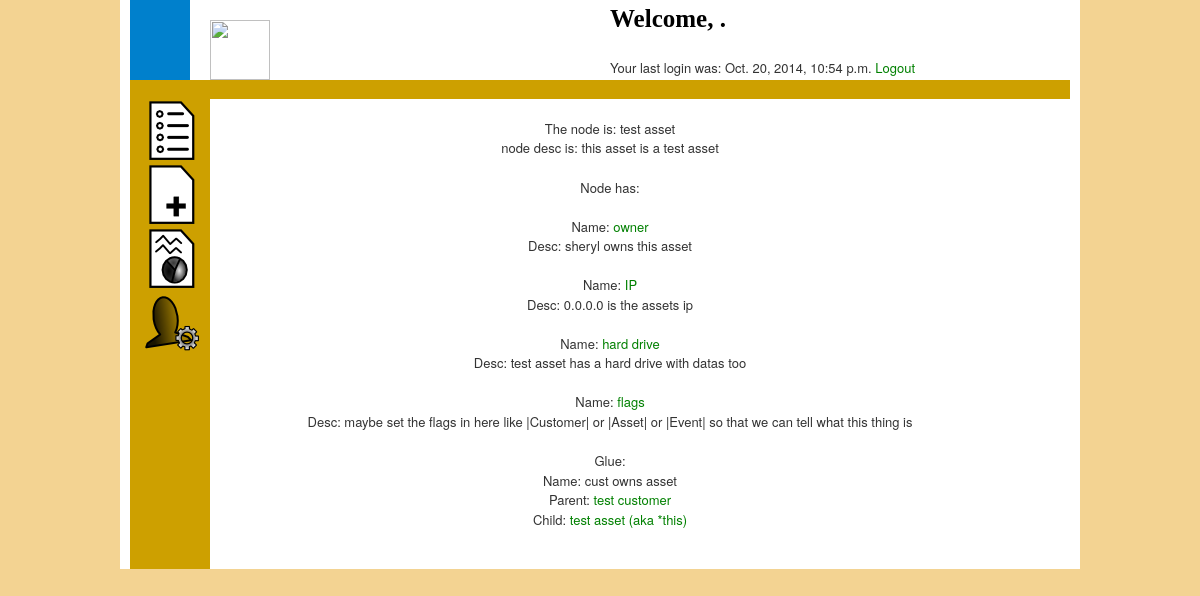
The app's page /core/1/ (signed in) with its own data.
### core/models.py (models this page shows, shortened)
class Node(models.Model):
    parent = models.ForeignKey("self", blank=True, null=True)
    name = models.CharField(max_length=160)
    desc = models.TextField(max_length=1600)
    date_created = models.DateTimeField('date created',auto_now_add=True)
    date_updated = models.DateTimeField('date updated',auto_now=True)

class Glue(models.Model):
    parent = models.ForeignKey("Node", related_name="node_parent")
    child = models.ForeignKey("Node", related_name="node_child")
    name = models.CharField(max_length=160)
    date_created = models.DateTimeField('date created',auto_now_add=True)
    date_updated = models.DateTimeField('date updated',auto_now=True)

### core/views.py (the view)
# urls.py: url(r'^(?P<node_id>\d+)/$', views.detail, name='detail'),
def detail(request, node_id):
    node = get_object_or_404(Node, pk=node_id)
    return render(request, 'core/detail.html', {'node': node})

### core/templates/core/detail.html (shortened to what this page needs)
{% extends "core/base.html" %}
{% block content %}
{% load static %}
{% load staticfiles %}
<p>The node is: {{ node.name }}<BR>
node desc is: {{ node.desc }}</p>
<p>Node has:
<BR>
{%for child in node.node_set.all%}
<BR>
	Name: <a href="../{{child.pk}}">{{child.name}}</a><BR>
	Desc: {{child.desc}}<BR>
{%endfor%}
</p>
<p>
Glue:<BR>
{%for glue in node.node_child.all%}
	Name: {{glue.name}}<BR>
	Parent: <a href="../{{glue.parent.pk}}">{{glue.parent.name}}</a><BR>
	Child: <a href="../{{glue.child.pk}}">{{glue.child.name}} (aka *this)</a><BR>
{%endfor%}
</p>
{%endblock%}

### core/templates/core/base.html (shortened to what this page needs)
{% load staticfiles %}
{% load static %}
<html>
  <head>
	<link rel="stylesheet" type="text/css" href="{% static 'core/css/demo.css' %}" media="screen" />
	<link rel="stylesheet" type="text/css" href="{% static 'core/style.css' %}" />
	<link rel="stylesheet" type="text/css" href="{% static 'core/css/reset.css' %}" />
	<link rel="stylesheet" type="text/css" href="{% static 'core/css/text.css' %}" />
	<link rel="stylesheet" type="text/css" href="{% static 'core/css/960.css' %}" />
  </head>
<body>
<div class="container_12">
	<div class="grid_1">
	</div>
	<div class="grid_2">
	<br><a href="{% url 'index'%}">
        <img src="{% static 'core/images/logo_test4_161x60.png'%}" align="left" height="60"/>
           </a>
	</div>
	<div class="grid_6 prefix_3">
        {% if user.is_authenticated %}
            <h1>Welcome, {{ user.first_name }}.</h1>
            Your last login was: {{ user.last_login}}
            <a href="/core/logout/">Logout</a>
        {%elif  display_type == "Login" %}
        {% else %}
            <h1>Welcome, Guest!</h1>
            <p>Please ..
                <a href="/core/register/" id="id_register">|Register|</a> or
                <a href="/core/login/" id="id_login">|Login|</a>
            </p>
        {% endif %}
    </div>
	<div class="grid_12">
	<div style="background:#CDA000;"><br></div>
	</div><div class="clear"></div>
	<div id="container"  class="grid_12">
		<div id="sidebar" class="grid_1" >
		<div id="centered_link">
			<a href="{% url 'index' %}" id="base_list" title="Index">
				<img src="{% static 'core/images/Icon_list.png'%}"/></a>
			<BR>
			<a href="{% url 'index' %}" id="base_new" title="Create New">
				<img src="{% static 'core/images/Icon_new.png'%}"/></a>
			<BR>
			<a href="{% url 'index' %}" id="base_reports" title="Reports">
				<img src="{% static 'core/images/Icon_reports.png'%}"/></a>
			<BR>
			<a href="{% url 'index' %}" id="base_user_settings" title="User Settings">
				<img src="{% static 'core/images/Icon_user_settings.png'%}"/></a>
			<BR>
		</div>
		</div>
		<div id="content-block">
			<BR>
			<div id="template_content" class="grid_10">
            {% if user.is_authenticated or  display_type == "Register" %}
                {% block content %}
                {% endblock %}
            {%elif  display_type == "Login" %}
            {% else %}
                <h1>Guest Accounts are not authorized for access.</h1>
                <p>Please ..
                    <a href="/core/register/" id="id_register">|Register|</a> or
                    <a href="/core/login/" id="id_login">|Login|</a>
                </p>
            {% endif %}
<BR>
			</div>
		</div>
</body>
</html>

### core/static/core/css/demo.css (style rules this page uses)
body { background: #F3D392; color: #333; font-size: 11px; height: auto; padding-bottom: 10px; }
a { color: #fff; text-decoration: none; }
h1 { color: #000000; font-family: Calibri; font-weight: normal; padding-top: 20px; text-align: left; padding-bottom: 20px }
p { overflow: hidden; padding: 10px 0; text-align: center; }
.container_12, .container_16, .container_24 { background-color: #fff; background-repeat: repeat-y; margin-bottom: 20px; }
.container_12 { background-image: url(../img/12_col.gif); }

### core/static/core/style.css (style rules this page uses)
a { color: green; }
h1 { font-size: 28px; font-weight:bold; }
#container { overflow: hidden; }
#content-block { overflow: hidden; border-left: 80px solid #CDA000; }
#sidebar { background-color: #CDA000; overflow: hidden; margin-right: -80px; display: inline; text-align:center; }
#centered_link { margin:auto auto auto 0; text-align:center; }
#template_content { border-radius:25px; min-height:250px; }

### core/static/core/css/text.css (style rules this page uses)
body { font: 13px/1.5 "Helvetica Neue", Arial, "Liberation Sans", FreeSans, sans-serif; }
h1 { font-size: 25px; }
p, dl, hr, h1, h2, h3, h4, h5, h6, ol, ul, pre, table, address, fieldset, figure { margin-bottom: 20px; }

### core/static/core/css/960.css (style rules this page uses)
body { min-width: 960px; }
.container_12, .container_16 { margin-left: auto; margin-right: auto; width: 960px; }
.grid_1, .grid_2, .grid_3, .grid_4, .grid_5, .grid_6, .grid_7, .grid_8, .grid_9, .grid_10, .grid_11, .grid_12, .grid_13, .grid_14, .grid_15, .grid_16 { display: inline; float: left; margin-left: 10px; margin-right: 10px; }
.container_12 .grid_6, .container_16 .grid_8 { width: 460px; }
.container_12 .grid_12, .container_16 .grid_16 { width: 940px; }
.container_12 .grid_1 { width: 60px; }
.container_12 .grid_2 { width: 140px; }
.container_12 .grid_10 { width: 780px; }
.container_12 .prefix_3, .container_16 .prefix_4 { padding-left: 240px; }
.clearfix:before, .clearfix:after, .container_12:before, .container_12:after, .container_16:before, .container_16:after { content: '.'; display: block; overflow: hidden; visibility: hidden; font-size: 0; line-height: 0; width: 0; height: 0; }
.clearfix:after, .container_12:after, .container_16:after { clear: both; }
.clearfix, .container_12, .container_16 { zoom: 1; }

### records on screen
Node: name "test asset", desc "this asset is a test asset"
Node: name "owner", desc "sheryl owns this asset"
Node: name "IP", desc "0.0.0.0 is the assets ip"
Node: name "hard drive", desc "test asset has a hard drive with datas too"
Node: name "flags", desc "maybe set the flags in here like |Customer| or |Asset| or |Event| so that we can tell what this thing is"
Glue: name "cust owns asset", parent.name "test customer", child.name "test asset"

### other values on screen
{{ user.last_login }} "Oct. 20, 2014, 10:54 p.m."
